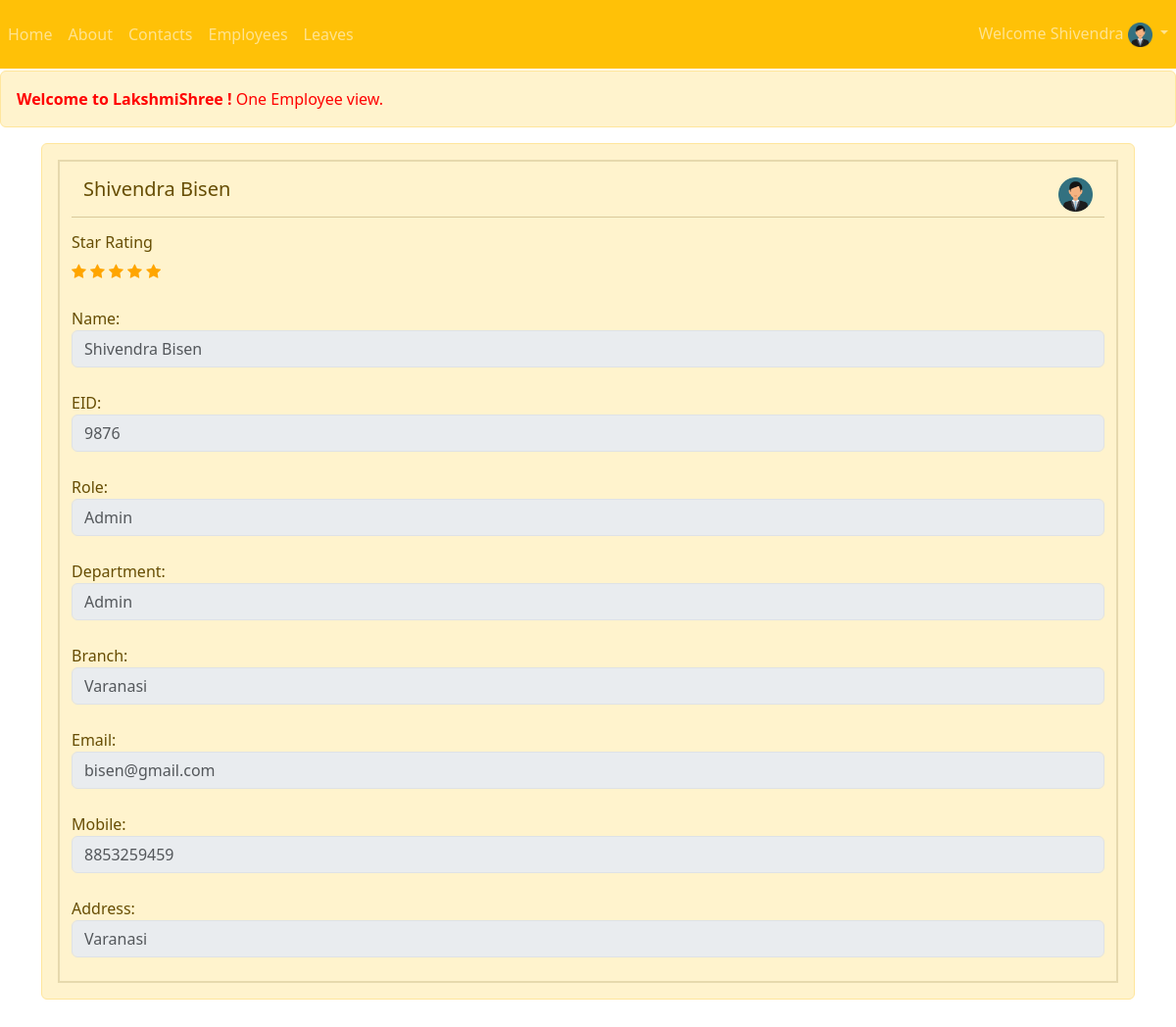
Screenshot of /shree/employees/9876/ (signed in) with the database file from the repository.
### shree/models.py (models this page shows, shortened)
class Employee(AbstractBaseUser):
    is_active = models.BooleanField(default=True)
    is_admin = models.BooleanField(default=False)
    type = models.CharField(max_length = 5, choices=(('E','E'),('HOD','HOD'),('CEO','CEO'),('BM','BM')))
    fname = models.CharField(max_length = 32)
    lname = models.CharField(max_length = 32)
    eid = models.CharField(verbose_name=('EID') ,max_length = 16, unique=True)
    role = models.CharField(max_length = 32)
    department = models.CharField(max_length = 255)
    branch = models.CharField(max_length = 255)
    mobile = models.CharField(max_length = 13)
    email = models.CharField(max_length = 32)
    address = models.TextField(max_length=255)
    arating = models.FloatField(default=0)
    ldays = models.SmallIntegerField(default=2)
    objects = EmployeeManager()
    USERNAME_FIELD = 'eid'
    REQUIRED_FIELDS = []

class Review(models.Model):
    femp = models.ForeignKey(Employee, on_delete = models.CASCADE, related_name='from_emp')
    temp = models.ForeignKey(Employee, on_delete = models.CASCADE, related_name='to_emp')
    rating = models.PositiveSmallIntegerField(default=0)
    created_at = models.DateTimeField(auto_now_add=True)
    updated_at = models.DateTimeField(auto_now=True)

### shree/views.py (the view)
# urls.py: path('employees/<int:eid>/', views.employee, name='employee'),
@login_required
def employee(request, eid):
    temp=Employee.objects.get(eid=eid)
    if Review.objects.filter(femp=request.user, temp=temp).exists():
        review=Review.objects.get(femp=request.user, temp=temp)
    else:
        review = None
    context={'temp':temp, 'review':review}
    return render(request,'shree/employee.html', context)

### templates/shree/employee.html (shortened to what this page needs)
{% extends 'base.html' %}
{% block body %}
<br><br><br>
<div class="alert alert-warning alert-dismissible fade show" role="alert">
  <h7 class="display-7" style="color:red; text-align: center;"><strong>Welcome to LakshmiShree !</strong> One Employee
    view.</h7>
</div>
<div class="container">
  <div class="container alert alert-warning fade show" role="alert">
    <div class="container" style="border: 2px solid #e6d9ad;">
      <div class="container my-3">
        <h5 class="blog-post-title">{{temp.fname}} {{temp.lname}}<a href="#"><img class="gb_g gbii" align="right"
              src="/static/img/user.png" width="35" height=""></a></h5>
      </div>
      <hr>
      <form>
        <fieldset disabled>
          <h6>Star Rating</h6>
          <a href="/shree/tempr1/{{temp.eid}}"><span
              class="fa fa-star {% if review.rating > 0 %} checked {% endif %}"></span></a>
          <a href="/shree/tempr2/{{temp.eid}}"><span
              class="fa fa-star {% if review.rating > 1 %} checked {% endif %}"></span></a>
          <a href="/shree/tempr3/{{temp.eid}}"><span
              class="fa fa-star {% if review.rating > 2 %} checked {% endif %}"></span></a>
          <a href="/shree/tempr4/{{temp.eid}}"><span
              class="fa fa-star {% if review.rating > 3 %} checked {% endif %}"></span></a>
          <a href="/shree/tempr5/{{temp.eid}}"><span
              class="fa fa-star {% if review.rating > 4 %} checked {% endif %}"></span></a><br><br>
          <label for="username">Name:</label>
          <br><input type="text" id="disabledTextInput" class="form-control"
            placeholder="{{temp.fname}} {{temp.lname}}"><br>
          <label for="id">EID:</label>
          <input type="text" id="disabledTextInput" class="form-control" placeholder="{{temp.eid}}"><br>
          <label for="role">Role:</label>
          <input type="text" id="disabledTextInput" class="form-control" placeholder="{{temp.role}}"><br>
          <label for="department">Department:</label>
          <input type="text" id="disabledTextInput" class="form-control" placeholder="{{temp.department}}"><br>
          <label for="branch">Branch:</label>
          <input type="text" id="disabledTextInput" class="form-control" placeholder="{{temp.branch}}"><br>
          <label for="email">Email:</label>
          <input type="text" id="disabledTextInput" class="form-control" placeholder="{{temp.email}}"><br>
          {% if request.user.is_admin or request.user == temp %}
          <label for="mobile">Mobile:</label>
          <input type="text" id="disabledTextInput" class="form-control" placeholder="{{temp.mobile}}"><br>
          {% endif %}
          <label for="address">Address:</label>
          <input type="text" id="disabledTextInput" class="form-control" placeholder="{{temp.address}}"><br>
        </fieldset>
      </form>
    </div>
  </div><br><br>
</div>
{% endblock body %}

### templates/base.html (shortened to what this page needs)
<!doctype html>
<html lang="en">
<head>{% block head %}
  <link rel="stylesheet" href="https://cdnjs.cloudflare.com/ajax/libs/font-awesome/4.7.0/css/font-awesome.min.css">
  <link href="https://cdn.jsdelivr.net/npm/bootstrap@5.3.0-alpha3/dist/css/bootstrap.min.css" rel="stylesheet"
>
  {% endblock head %}
</head>
<body>
  <nav class="navbar navbar-expand-lg navbar-dark bg-warning">
    <br><br><br><br>
    <div class="collapse navbar-collapse bg-warning" id="navbarSupportedContent">
      <ul class="horizontal-list navbar-nav mr-auto">
        <li class="nav-item">
          <a class="nav-link {% block homeactive %} {% endblock homeactive %}" href="/shree/home/">Home</a>
        </li>
        <li class="nav-item">
          <a class="nav-link {% block aboutactive %} {% endblock aboutactive %}" href="/shree/about/">About</a>
        </li>
        <li class="nav-item">
          <a class="nav-link {% block contactactive %} {% endblock contactactive %}" href="/shree/contact/">Contacts</a>
        </li>
        {% if user.is_authenticated %}
        <li class="nav-item">
          <a class="nav-link {% block employeesactive %} {% endblock employeesactive %}"
            href="/shree/employees/">Employees</a>
        </li>
        {% endif %}
        {% if request.user.type == "HOD" or request.user.type == "CEO" or request.user.is_admin %}
        <li class="nav-item">
          <a class="nav-link {% block leavesactive %} {% endblock leavesactive %}" href="/shree/leaves/">Leaves</a>
        </li>
        {% endif %}
      </ul>
    </div>
    {% if user.is_authenticated %}
    <ul class="navbar-nav">
      <li class="nav-item dropdown">
        <a class="nav-link dropdown-toggle" href="#" role="button" data-bs-toggle="dropdown" aria-expanded="false">
          Welcome {{request.user.fname}} <img class="gb_g gbii" src="/static/img/user.png" width="" height="25" alt="25"
            aria-hidden="true" data-noaft="">
        </a>
      </li>
    </ul>
    {% endif %}
  </nav>
  {% block body %}
  {% endblock body %}
</body>
</html>

### templates/base.html (style rules this page uses)
.navbar { position: fixed; z-index: 1; width: 100%; height: 70px; text-align: center; vertical-align: middle; line-height: 15px; top: 0px; }
.checked { color: orange; }

### rows the page displays
Employee: user.fname "Shivendra", fname "Shivendra", lname "Bisen", fname "Shivendra Bisen", eid "9876", role "Admin", department "Admin", branch "Varanasi", email "bisen@gmail.com", mobile "8853259459", address "Varanasi"
